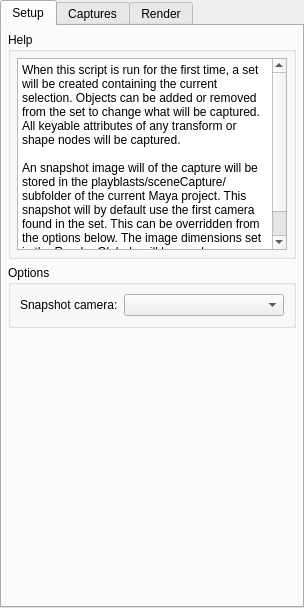
<?xml version="1.0" encoding="UTF-8"?>
<ui version="4.0">
 <class>capture_main</class>
 <widget class="QWidget" name="capture_main">
  <property name="geometry">
   <rect>
    <x>0</x>
    <y>0</y>
    <width>304</width>
    <height>608</height>
   </rect>
  </property>
  <property name="windowTitle">
   <string>Scene Capture</string>
  </property>
  <layout class="QVBoxLayout" name="verticalLayout">
   <property name="margin">
    <number>0</number>
   </property>
   <item>
    <widget class="QTabWidget" name="tabWidget">
     <property name="currentIndex">
      <number>0</number>
     </property>
     <widget class="QWidget" name="setup_tab">
      <attribute name="title">
       <string>Setup</string>
      </attribute>
      <layout class="QVBoxLayout" name="setupTab_verticalLayout">
       <property name="margin">
        <number>6</number>
       </property>
       <item>
        <widget class="QGroupBox" name="help_groupBox">
         <property name="sizePolicy">
          <sizepolicy hsizetype="Preferred" vsizetype="Maximum">
           <horstretch>0</horstretch>
           <verstretch>0</verstretch>
          </sizepolicy>
         </property>
         <property name="title">
          <string>Help</string>
         </property>
         <layout class="QVBoxLayout" name="help_verticalLayout">
          <property name="spacing">
           <number>4</number>
          </property>
          <property name="margin">
           <number>6</number>
          </property>
          <item>
           <widget class="QPlainTextEdit" name="plainTextEdit">
            <property name="sizePolicy">
             <sizepolicy hsizetype="Expanding" vsizetype="Maximum">
              <horstretch>0</horstretch>
              <verstretch>0</verstretch>
             </sizepolicy>
            </property>
            <property name="readOnly">
             <bool>true</bool>
            </property>
            <property name="plainText">
             <string>When this script is run for the first time, a set will be created containing the current selection. Objects can be added or removed from the set to change what will be captured. All keyable attributes of any transform or shape nodes will be captured.

An snapshot image will of the capture will be stored in the playblasts/sceneCapture/&lt;Scene&gt; subfolder of the current Maya project. This snapshot will by default use the first camera found in the set. This can be overridden from the options below. The image dimensions set in the Render Globals will be used.</string>
            </property>
           </widget>
          </item>
         </layout>
        </widget>
       </item>
       <item>
        <widget class="QGroupBox" name="options_groupBox">
         <property name="title">
          <string>Options</string>
         </property>
         <layout class="QFormLayout" name="formLayout">
          <item row="0" column="0">
           <widget class="QLabel" name="snapCam_label">
            <property name="text">
             <string>Snapshot camera:</string>
            </property>
           </widget>
          </item>
          <item row="0" column="1">
           <widget class="QComboBox" name="snapCam_comboBox"/>
          </item>
         </layout>
        </widget>
       </item>
       <item>
        <spacer name="verticalSpacer_2">
         <property name="orientation">
          <enum>Qt::Vertical</enum>
         </property>
         <property name="sizeHint" stdset="0">
          <size>
           <width>20</width>
           <height>40</height>
          </size>
         </property>
        </spacer>
       </item>
      </layout>
     </widget>
     <widget class="QWidget" name="captures_tab">
      <attribute name="title">
       <string>Captures</string>
      </attribute>
      <layout class="QVBoxLayout" name="capturesTab_verticalLayout">
       <property name="margin">
        <number>6</number>
       </property>
       <item>
        <widget class="QGroupBox" name="newCapture_GroupBox">
         <property name="enabled">
          <bool>true</bool>
         </property>
         <property name="sizePolicy">
          <sizepolicy hsizetype="Preferred" vsizetype="Maximum">
           <horstretch>0</horstretch>
           <verstretch>0</verstretch>
          </sizepolicy>
         </property>
         <property name="title">
          <string>New Capture - give each capture a unique name</string>
         </property>
         <layout class="QHBoxLayout" name="horizontalLayout_3">
          <property name="spacing">
           <number>4</number>
          </property>
          <property name="margin">
           <number>6</number>
          </property>
          <item>
           <widget class="QLabel" name="captureName_label">
            <property name="text">
             <string>Name:</string>
            </property>
           </widget>
          </item>
          <item>
           <widget class="QLineEdit" name="captureName_lineEdit">
            <property name="text">
             <string/>
            </property>
            <property name="frame">
             <bool>true</bool>
            </property>
            <property name="dragEnabled">
             <bool>false</bool>
            </property>
           </widget>
          </item>
          <item>
           <widget class="QPushButton" name="capture_button">
            <property name="sizePolicy">
             <sizepolicy hsizetype="Maximum" vsizetype="Fixed">
              <horstretch>0</horstretch>
              <verstretch>0</verstretch>
             </sizepolicy>
            </property>
            <property name="autoFillBackground">
             <bool>false</bool>
            </property>
            <property name="text">
             <string>Capture</string>
            </property>
            <property name="autoExclusive">
             <bool>false</bool>
            </property>
            <property name="flat">
             <bool>false</bool>
            </property>
           </widget>
          </item>
         </layout>
        </widget>
       </item>
       <item>
        <widget class="QGroupBox" name="captures_groupBox">
         <property name="enabled">
          <bool>true</bool>
         </property>
         <property name="title">
          <string>Captures</string>
         </property>
         <layout class="QVBoxLayout" name="verticalLayout_2">
          <property name="spacing">
           <number>4</number>
          </property>
          <property name="margin">
           <number>6</number>
          </property>
          <item>
           <widget class="QScrollArea" name="scrollArea">
            <property name="frameShape">
             <enum>QFrame::NoFrame</enum>
            </property>
            <property name="frameShadow">
             <enum>QFrame::Plain</enum>
            </property>
            <property name="lineWidth">
             <number>0</number>
            </property>
            <property name="widgetResizable">
             <bool>true</bool>
            </property>
            <widget class="QWidget" name="scrollAreaWidgetContents">
             <property name="geometry">
              <rect>
               <x>0</x>
               <y>0</y>
               <width>272</width>
               <height>16</height>
              </rect>
             </property>
             <property name="sizePolicy">
              <sizepolicy hsizetype="Preferred" vsizetype="Maximum">
               <horstretch>0</horstretch>
               <verstretch>0</verstretch>
              </sizepolicy>
             </property>
             <layout class="QVBoxLayout" name="captures_verticalLayout">
              <property name="spacing">
               <number>2</number>
              </property>
              <property name="margin">
               <number>0</number>
              </property>
             </layout>
            </widget>
           </widget>
          </item>
         </layout>
        </widget>
       </item>
      </layout>
     </widget>
     <widget class="QWidget" name="render_tab">
      <attribute name="title">
       <string>Render</string>
      </attribute>
      <layout class="QVBoxLayout" name="renderTab_verticalLayout">
       <property name="margin">
        <number>6</number>
       </property>
       <item>
        <widget class="QGroupBox" name="render_groupBox">
         <property name="enabled">
          <bool>true</bool>
         </property>
         <property name="sizePolicy">
          <sizepolicy hsizetype="Preferred" vsizetype="Maximum">
           <horstretch>0</horstretch>
           <verstretch>0</verstretch>
          </sizepolicy>
         </property>
         <property name="title">
          <string>Create preview render of each checked set</string>
         </property>
         <layout class="QGridLayout" name="gridLayout_3">
          <property name="verticalSpacing">
           <number>2</number>
          </property>
          <property name="margin">
           <number>6</number>
          </property>
          <item row="2" column="0">
           <widget class="QLabel" name="label_33">
            <property name="text">
             <string>W/H</string>
            </property>
           </widget>
          </item>
          <item row="2" column="1">
           <widget class="QFrame" name="frame_2">
            <property name="frameShape">
             <enum>QFrame::NoFrame</enum>
            </property>
            <property name="frameShadow">
             <enum>QFrame::Plain</enum>
            </property>
            <property name="lineWidth">
             <number>0</number>
            </property>
            <layout class="QHBoxLayout" name="horizontalLayout_2">
             <property name="spacing">
              <number>2</number>
             </property>
             <property name="margin">
              <number>0</number>
             </property>
             <item>
              <widget class="QSpinBox" name="width_spinBox">
               <property name="minimum">
                <number>1</number>
               </property>
               <property name="maximum">
                <number>99999</number>
               </property>
               <property name="value">
                <number>2048</number>
               </property>
              </widget>
             </item>
             <item>
              <widget class="QSpinBox" name="height_spinBox">
               <property name="minimum">
                <number>1</number>
               </property>
               <property name="maximum">
                <number>99999</number>
               </property>
               <property name="value">
                <number>1536</number>
               </property>
              </widget>
             </item>
            </layout>
           </widget>
          </item>
          <item row="3" column="0">
           <widget class="QLabel" name="label_35">
            <property name="text">
             <string>Path</string>
            </property>
           </widget>
          </item>
          <item row="3" column="1">
           <widget class="QLineEdit" name="path_lineEdit">
            <property name="text">
             <string>C:/</string>
            </property>
            <property name="frame">
             <bool>true</bool>
            </property>
            <property name="dragEnabled">
             <bool>false</bool>
            </property>
           </widget>
          </item>
          <item row="2" column="4">
           <widget class="QComboBox" name="filetype_comboBox">
            <property name="currentIndex">
             <number>0</number>
            </property>
            <item>
             <property name="text">
              <string>jpg</string>
             </property>
            </item>
            <item>
             <property name="text">
              <string>exr</string>
             </property>
            </item>
           </widget>
          </item>
          <item row="3" column="4">
           <widget class="QPushButton" name="render_button">
            <property name="palette">
             <palette>
              <active>
               <colorrole role="Button">
                <brush brushstyle="SolidPattern">
                 <color alpha="255">
                  <red>255</red>
                  <green>170</green>
                  <blue>0</blue>
                 </color>
                </brush>
               </colorrole>
              </active>
              <inactive>
               <colorrole role="Button">
                <brush brushstyle="SolidPattern">
                 <color alpha="255">
                  <red>255</red>
                  <green>170</green>
                  <blue>0</blue>
                 </color>
                </brush>
               </colorrole>
              </inactive>
              <disabled>
               <colorrole role="Button">
                <brush brushstyle="SolidPattern">
                 <color alpha="255">
                  <red>255</red>
                  <green>170</green>
                  <blue>0</blue>
                 </color>
                </brush>
               </colorrole>
              </disabled>
             </palette>
            </property>
            <property name="font">
             <font>
              <weight>75</weight>
              <bold>true</bold>
             </font>
            </property>
            <property name="cursor">
             <cursorShape>ArrowCursor</cursorShape>
            </property>
            <property name="autoFillBackground">
             <bool>false</bool>
            </property>
            <property name="text">
             <string>RENDER</string>
            </property>
            <property name="autoExclusive">
             <bool>false</bool>
            </property>
            <property name="flat">
             <bool>false</bool>
            </property>
           </widget>
          </item>
         </layout>
        </widget>
       </item>
       <item>
        <spacer name="verticalSpacer">
         <property name="orientation">
          <enum>Qt::Vertical</enum>
         </property>
         <property name="sizeHint" stdset="0">
          <size>
           <width>20</width>
           <height>40</height>
          </size>
         </property>
        </spacer>
       </item>
      </layout>
     </widget>
    </widget>
   </item>
  </layout>
 </widget>
 <resources/>
 <connections/>
</ui>
